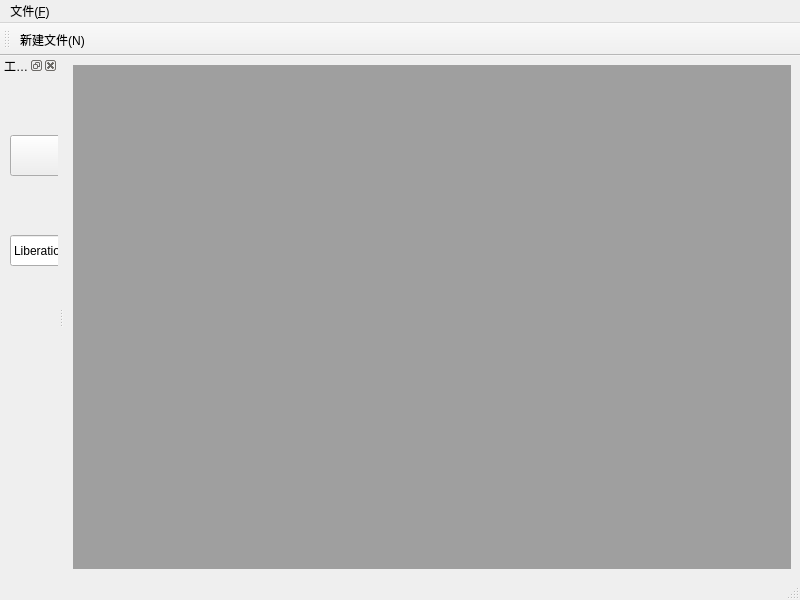
<?xml version="1.0" encoding="UTF-8"?>
<ui version="4.0">
 <class>MainWindow</class>
 <widget class="QMainWindow" name="MainWindow">
  <property name="geometry">
   <rect>
    <x>0</x>
    <y>0</y>
    <width>800</width>
    <height>600</height>
   </rect>
  </property>
  <property name="windowTitle">
   <string>219350623 楼可嘉</string>
  </property>
  <widget class="QWidget" name="centralwidget">
   <layout class="QGridLayout" name="gridLayout">
    <item row="0" column="0">
     <widget class="QMdiArea" name="mdiArea"/>
    </item>
   </layout>
  </widget>
  <widget class="QMenuBar" name="menuBar">
   <property name="geometry">
    <rect>
     <x>0</x>
     <y>0</y>
     <width>800</width>
     <height>22</height>
    </rect>
   </property>
   <widget class="QMenu" name="menu_F">
    <property name="title">
     <string>文件(&amp;F)</string>
    </property>
    <addaction name="action_N"/>
    <addaction name="action_Dock"/>
   </widget>
   <addaction name="menu_F"/>
  </widget>
  <widget class="QStatusBar" name="statusBar"/>
  <widget class="QToolBar" name="mainToolBar">
   <property name="windowTitle">
    <string>toolBar</string>
   </property>
   <attribute name="toolBarArea">
    <enum>TopToolBarArea</enum>
   </attribute>
   <attribute name="toolBarBreak">
    <bool>false</bool>
   </attribute>
   <addaction name="action_N"/>
  </widget>
  <widget class="QDockWidget" name="dockWidget">
   <property name="windowTitle">
    <string>工具箱</string>
   </property>
   <attribute name="dockWidgetArea">
    <number>1</number>
   </attribute>
   <widget class="QWidget" name="dockWidgetContents">
    <widget class="QPushButton" name="pushButton">
     <property name="geometry">
      <rect>
       <x>10</x>
       <y>60</y>
       <width>181</width>
       <height>41</height>
      </rect>
     </property>
     <property name="text">
      <string>PushButton</string>
     </property>
    </widget>
    <widget class="QFontComboBox" name="fontComboBox">
     <property name="geometry">
      <rect>
       <x>10</x>
       <y>160</y>
       <width>191</width>
       <height>31</height>
      </rect>
     </property>
    </widget>
   </widget>
  </widget>
  <action name="action_N">
   <property name="icon">
    <iconset resource="myimages.qrc">
     <normaloff>:/images/images/filesave.png</normaloff>:/images/images/filesave.png</iconset>
   </property>
   <property name="text">
    <string>新建文件(&amp;N)</string>
   </property>
   <property name="shortcut">
    <string>Ctrl+N</string>
   </property>
  </action>
  <action name="action_Dock">
   <property name="icon">
    <iconset resource="myimages.qrc">
     <normaloff>:/images/images/new.png</normaloff>:/images/images/new.png</iconset>
   </property>
   <property name="text">
    <string>显示Dock</string>
   </property>
  </action>
 </widget>
 <resources>
  <include location="myimages.qrc"/>
 </resources>
 <connections/>
</ui>
